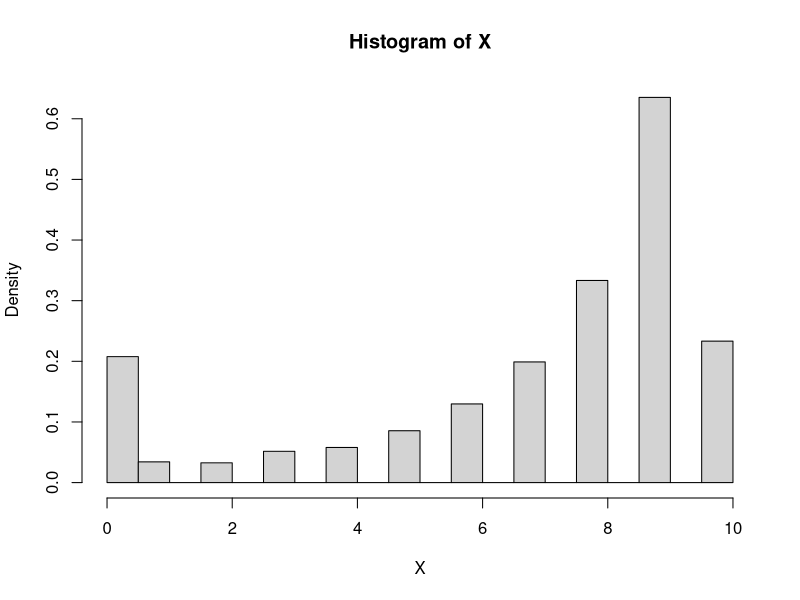
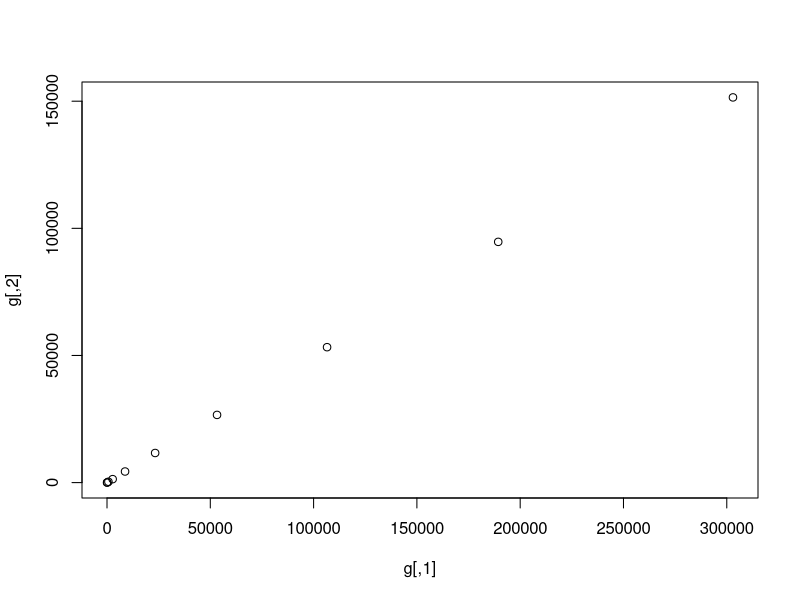

The R source for these figures, in order:
#### Øvelse 6
#
# A = rep(8,10)
# AA = 8
# for (j in 0:length(A)){
#   A[j] = (AA^j)/factorial(j)
# }
#
# xx = 0:10
# g = (AA^xx/factorial(xx))/sum(A)

A1 = 4
A2 = 4
ii = 1:5
jj = 1:5
g = matrix(NA, 10, 10)
for (j in 1:10){
  for ( i in 1:10){
    g[i,j] = (A1^i)/factorial(i)*(A2^i)/factorial(j)
  }
}
x =c(1,1)
X = matrix(x,1, 2)
N.iter = 10000
n = 10
for (i in 2:N.iter){
  Y = floor(runif(2,0,11))
  Y
  if (all(g[Y+1]>=g[x+1])){
    x=Y
  } else {
    E = runif(2,0,1)
    if (all(E < g[Y]/g[x])){
      x = Y
    }
  }
  X = rbind(X,x)
}



dev.new()
hist(X, freq = FALSE)

plot(g)
